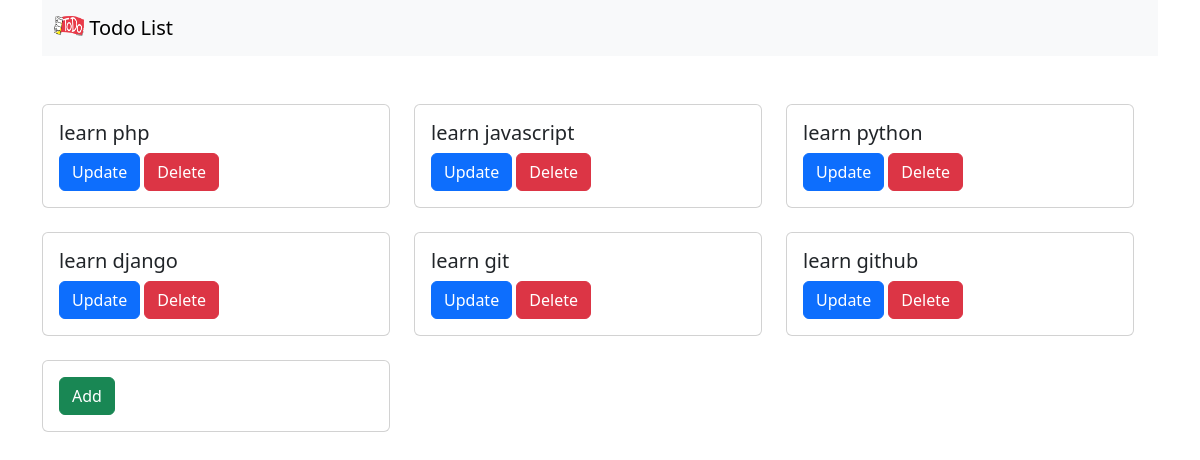
The app's page /, older data.
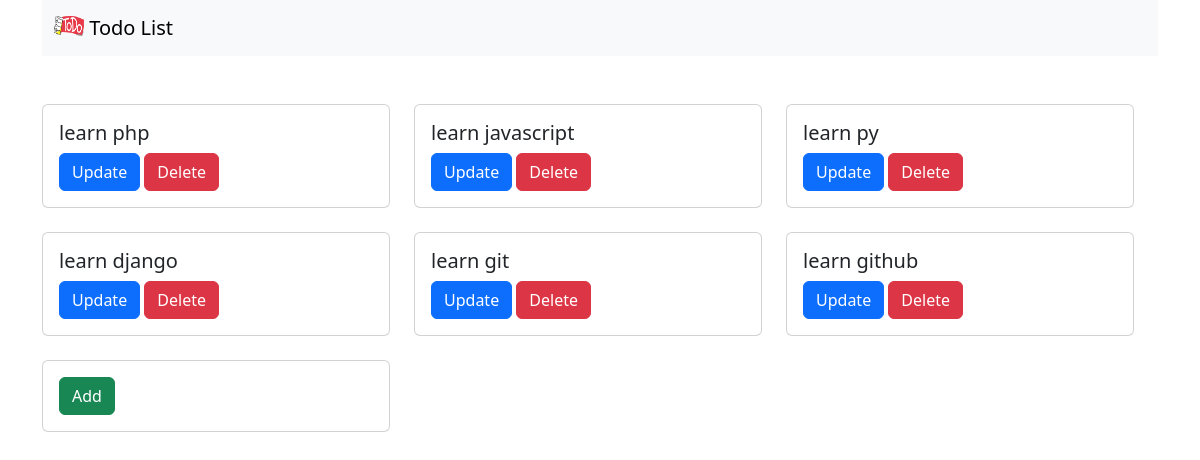
The same page, newer data.
### todo_app/models.py (models this page shows, shortened)
class Todo(models.Model): #PascalCase
    title=models.CharField(max_length=200) #varchar,char

### todo_app/views.py (the view)
# urls.py: path("", views.todo_list, name='todo-list'),
def todo_list(request):
    todos= Todo.objects.all()
    return render(
        request,
        "bootstrap/todo_list.html",
        {"todos": todos}
    )

### templates/bootstrap/todo_list.html
{% extends "bootstrap/base.html" %}
{% block content %}
<div class="row">
        <div class="row row-cols-1 row-cols-md-3 g-4">
    {% for todo in todos %}
    <div class="col">
    <div class="card h-100">
      <div class="card-body">
        <h5 class="card-title">{{ todo.title}}</h5>
         <a href="{% url 'todo-update' todo.id %}" class="btn btn-primary">Update</a>
         <a href="{% url 'todo-delete' todo.id %}" class="btn btn-danger">Delete</a>
      </div>
    </div>
    </div>
    {% endfor %}
     <div class="col">
      <div class="card h-100">
       <div class="card-body">
         <a href="{% url 'todo-create' %}" class="btn btn-success">Add</a>
       </div>
      </div>
    </div>
 </div>
{% endblock content %}

Row changes from the older to the newer data that the page shows:
changed Todo: title "learn python" → "learn py"
